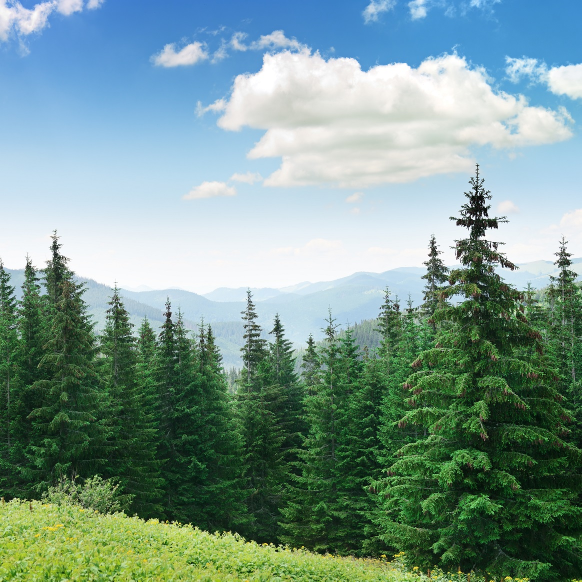
#> input picture pre_train/image_database/natural_forest.jpg, 1163 x 1163 px (shown at 1/2 size); its folder holds only this picture in this run
$ python record_visualize.py
#> lines starting #> are read from the running program, lines starting #| are printed output that depends on the picture; pictures that were not available may be replaced by others from this repository, and a replacement may not be noted
### pre_train/lib/csv_operation.py
#!/usr/bin/env python3
# -*- coding: utf-8 -*-
"""
Created on Thu Apr 16 22:57:18 2020

@author: haoqiwang
"""

import os
import pandas as pd
import numpy as np

'''
import all csv files

Example:

from lib import csv_operation

RG_matrix,RG_record_matrix,RB_matrix,RB_record_matrix,GB_matrix,GB_record_matrix=csv_operation.import_csv()

'''


def import_csv():
    # csv location
    CSV_FOLDER = './train_database/'
    # get names for all images
    csv_name_list = [name for name in os.listdir(CSV_FOLDER)]

    # generate csv path
    csv_path_list = list(map(lambda csv_name: CSV_FOLDER + csv_name, csv_name_list))
    # seperate categories
    # TODO: 30 is magical number, perhaps find a way to deal with this
    # RG
    RG_csv_path_list = list(
        filter(lambda csv_name: csv_name[len(CSV_FOLDER):len(CSV_FOLDER) + 2] == 'RG' and len(csv_name) < 30,
               csv_path_list))
    RG_csv_record_path_list = list(
        filter(lambda csv_name: csv_name[len(CSV_FOLDER):len(CSV_FOLDER) + 2] == 'RG' and len(csv_name) > 30,
               csv_path_list))
    # RB
    RB_csv_path_list = list(
        filter(lambda csv_name: csv_name[len(CSV_FOLDER):len(CSV_FOLDER) + 2] == 'RB' and len(csv_name) < 30,
               csv_path_list))
    RB_csv_record_path_list = list(
        filter(lambda csv_name: csv_name[len(CSV_FOLDER):len(CSV_FOLDER) + 2] == 'RB' and len(csv_name) > 30,
               csv_path_list))
    # GB
    GB_csv_path_list = list(
        filter(lambda csv_name: csv_name[len(CSV_FOLDER):len(CSV_FOLDER) + 2] == 'GB' and len(csv_name) < 30,
               csv_path_list))
    GB_csv_record_path_list = list(
        filter(lambda csv_name: csv_name[len(CSV_FOLDER):len(CSV_FOLDER) + 2] == 'GB' and len(csv_name) > 30,
               csv_path_list))

    # generate 6 256*256*10 matrices to store opened csv
    num_row = 256
    num_column = 256
    num_contrast = 10
    # RG
    RG_matrix = np.zeros((num_row, num_column, num_contrast), dtype=np.int32)
    RG_record_matrix = np.zeros((num_row, num_column, num_contrast), dtype=np.int32)
    # RB
    RB_matrix = np.zeros((num_row, num_column, num_contrast), dtype=np.int32)
    RB_record_matrix = np.zeros((num_row, num_column, num_contrast), dtype=np.int32)
    # GB
    GB_matrix = np.zeros((num_row, num_column, num_contrast), dtype=np.int32)
    GB_record_matrix = np.zeros((num_row, num_column, num_contrast), dtype=np.int32)

    '''
    # open each csv
    # store 60 csv in 6 arrays
    '''

    # [4 lines left out: function df_formalize, not called in this run]

    # RG
    for RG_csv_path in RG_csv_path_list:
        RG_csv_df = pd.read_csv(RG_csv_path, header=None, names=None)
        RG_csv_matrix = df_formalize(RG_csv_df)
        RG_matrix[:, :,
        int(RG_csv_path[22])] = RG_csv_matrix  # 22 magical number, this is to extract the contrast index

    for RG_csv_record_path in RG_csv_record_path_list:
        RG_csv_record_df = pd.read_csv(RG_csv_record_path, header=None, names=None)
        RG_csv_record_matrix = df_formalize(RG_csv_record_df)
        RG_record_matrix[:, :,
        int(RG_csv_record_path[22])] = RG_csv_record_matrix  # 22 magical number, this is to extract the contrast index

    # RB
    for RB_csv_path in RB_csv_path_list:
        RB_csv_df = pd.read_csv(RB_csv_path, header=None, names=None)
        RB_csv_matrix = df_formalize(RB_csv_df)
        RB_matrix[:, :,
        int(RB_csv_path[22])] = RB_csv_matrix  # 22 magical number, this is to extract the contrast index

    for RB_csv_record_path in RB_csv_record_path_list:
        RB_csv_record_df = pd.read_csv(RB_csv_record_path, header=None, names=None)
        RB_csv_record_matrix = df_formalize(RB_csv_record_df)
        RB_record_matrix[:, :,
        int(RB_csv_record_path[22])] = RB_csv_record_matrix  # 22 magical number, this is to extract the contrast index

    # GB
    for GB_csv_path in GB_csv_path_list:
        GB_csv_df = pd.read_csv(GB_csv_path, header=None, names=None)
        GB_csv_matrix = df_formalize(GB_csv_df)
        GB_matrix[:, :,
        int(GB_csv_path[22])] = GB_csv_matrix  # 22 magical number, this is to extract the contrast index

    for GB_csv_record_path in GB_csv_record_path_list:
        GB_csv_record_df = pd.read_csv(GB_csv_record_path, header=None, names=None)
        GB_csv_record_matrix = df_formalize(GB_csv_record_df)
        GB_record_matrix[:, :,
        int(GB_csv_record_path[22])] = GB_csv_record_matrix  # 22 magical number, this is to extract the contrast index

    return RG_matrix, RG_record_matrix, RB_matrix, RB_record_matrix, GB_matrix, GB_record_matrix


'''
export matrix to csv file

Example:

from lib import csv_operation

csv_operation.export_csv(RG_matrix, RG_record_matrix, RB_matrix, RB_record_matrix, GB_matrix, GB_record_matrix)

'''


# [25 lines left out: function export_csv, not called in this run]


'''

combine 10 contrast matrices
This is for comparison between with or without contrast for prediction

Example:

from lib import csv_operation

import numpy as np
import pandas as pd

RG_matrix, RG_record_matrix, RB_matrix, RB_record_matrix, GB_matrix, GB_record_matrix = csv_operation.import_csv()

CSV_FOLDER = './train_database_no_contrast/'

RG_no_contrast=csv_operation.combine_contrast(RG_matrix,RG_record_matrix)
RB_no_contrast=csv_operation.combine_contrast(RB_matrix,RB_record_matrix)
GB_no_contrast=csv_operation.combine_contrast(GB_matrix,GB_record_matrix)


RG_no_contrast_df = pd.DataFrame(RG_no_contrast, dtype=np.int32)
RG_no_contrast_df.to_csv(CSV_FOLDER + 'RG_no_contrast' + '.csv')

RB_no_contrast_df = pd.DataFrame(RB_no_contrast, dtype=np.int32)
RB_no_contrast_df.to_csv(CSV_FOLDER + 'RB_no_contrast' + '.csv')

GB_no_contrast_df = pd.DataFrame(GB_no_contrast, dtype=np.int32)
GB_no_contrast_df.to_csv(CSV_FOLDER + 'GB_no_contrast' + '.csv')


'''


# [21 lines left out: function combine_contrast, not called in this run]


'''
import all csv files of no contrast

Example:

from lib import csv_operation

RG_no_contrast_matrix, RB_no_contrast_matrix, GB_no_contrast_matrix=csv_operation.import_csv_no_contrast()

'''


# [25 lines left out: function import_csv_no_contrast, not called in this run]

### pre_train/lib/image_operation.py
#!/usr/bin/env python3
# -*- coding: utf-8 -*-
"""
Created on Fri Apr 17 11:17:35 2020

@author: haoqiwang
"""

import matplotlib.image as mpimg
import numpy as np
import matplotlib.pyplot as plt
import copy

from lib import csv_operation
from lib import pixel_operation

'''

show original image

Example:

from lib import image_operation

IMAGE_FOLDER='./image_database/'
image_name = 'natural_forest.jpg'

image_path=IMAGE_FOLDER+image_name

ori_image = image_operation.read_image(image_path)

'''


def read_image(image_path):
#> called with image_path = './image_database/natural_forest.jpg'
    ori_image = mpimg.imread(image_path)
#> ori_image is the input picture: shape (1163, 1163, 3); mean R, G, B 121.6, 151.2, 143.3
    image = np.asarray(ori_image).astype(np.int32)
    plt.imshow(image)
    plt.xticks([])
    plt.yticks([])
    return image


'''

remove one color

Example:

from lib import image_operation

IMAGE_FOLDER='./image_database/'
image_name = 'natural_forest.jpg'

image_path=IMAGE_FOLDER+image_name

#remove red
ori_image = image_operation.read_image(image_path)

image_remove_red=image_operation.remove_red(ori_image)

#remove green
ori_image = image_operation.read_image(image_path)

image_remove_green=image_operation.remove_green(ori_image)

#remove blue
ori_image = image_operation.read_image(image_path)

image_remove_blue=image_operation.remove_blue(ori_image)

'''


# [25 lines left out: functions remove_red, remove_green, remove_blue, not called in this run]


'''

remove color and recover color

Example:

from lib import image_operation

IMAGE_FOLDER='./image_database/'
image_name = 'natural_forest.jpg'

image_path=IMAGE_FOLDER+image_name

#remove and recover red
ori_image = image_operation.read_image(image_path)

image_remove_red=image_operation.remove_red(ori_image)

image_recover_red=image_operation.recover_red(image_remove_red)

#remove and recover green
ori_image = image_operation.read_image(image_path)

image_remove_green=image_operation.remove_green(ori_image)

image_recover_green=image_operation.recover_green(image_remove_green)

#remove and recover blue
ori_image = image_operation.read_image(image_path)

image_remove_blue=image_operation.remove_blue(ori_image)

image_recover_blue=image_operation.recover_blue(image_remove_blue)

'''


# [109 lines left out: functions recover_red, recover_green, recover_blue, not called in this run]


'''

compare original image and recovered image

Example:

from lib import image_operation


IMAGE_FOLDER = './image_database/'
image_name = 'natural_forest.jpg'
image_path = IMAGE_FOLDER + image_name

ori_image = image_operation.read_image(image_path)
image_remove_blue = image_operation.remove_blue(ori_image)
image_recover_blue = image_operation.recover_blue(image_remove_blue)

mse_blue = image_operation.compare_image(ori_image,image_recover_blue)


ori_image = image_operation.read_image(image_path)
image_remove_red = image_operation.remove_red(ori_image)
image_recover_red = image_operation.recover_red(image_remove_red)

mse_red = image_operation.compare_image(ori_image,image_recover_red)


ori_image = image_operation.read_image(image_path)
image_remove_green = image_operation.remove_green(ori_image)
image_recover_green = image_operation.recover_green(image_remove_green)

mse_green = image_operation.compare_image(ori_image,image_recover_green)

'''


# [12 lines left out: function compare_image, not called in this run]


'''

recover image without considering contrast

Example:

from lib import image_operation


IMAGE_FOLDER = './image_database/'
image_name = 'natural_forest.jpg'

image_path = IMAGE_FOLDER + image_name

#red
ori_image = image_operation.read_image(image_path)
image_remove_red = image_operation.remove_red(ori_image)

image_recover_red=image_operation.recover_red(image_remove_red)
image_recover_red_no_contrast=image_operation.recover_red_no_contrast(image_remove_red)

mse_red = image_operation.compare_image(ori_image,image_recover_red)
mse_red_no_contrast = image_operation.compare_image(ori_image,image_recover_red_no_contrast)

#green
ori_image = image_operation.read_image(image_path)
image_remove_green = image_operation.remove_green(ori_image)

image_recover_green = image_operation.recover_green(image_remove_green)
image_recover_green_no_contrast = image_operation.recover_green_no_contrast(image_remove_green)

mse_green = image_operation.compare_image(ori_image,image_recover_green)
mse_green_no_contrast = image_operation.compare_image(ori_image,image_recover_green_no_contrast)

#blue
ori_image = image_operation.read_image(image_path)
image_remove_blue = image_operation.remove_blue(ori_image)

image_recover_blue = image_operation.recover_blue(image_remove_blue)
image_recover_blue_no_contrast = image_operation.recover_blue_no_contrast(image_remove_blue)

mse_blue = image_operation.compare_image(ori_image,image_recover_blue)
mse_blue_no_contrast = image_operation.compare_image(ori_image,image_recover_blue_no_contrast)

'''


# [76 lines left out: functions recover_red_no_contrast, recover_green_no_contrast, recover_blue_no_contrast, not called in this run]

'''

gamma transform, make the image bright to view

Example:

from lib import image_operation

img_gamma2=image_operation.gamma2_transform(image_recover_blue_no_contrast)

'''
# [10 lines left out: function gamma2_transform, not called in this run]

### pre_train/record_visualize.py
#!/usr/bin/env python3
# -*- coding: utf-8 -*-
"""
Created on Fri Apr 17 17:27:45 2020

@author: haoqiwang
"""

from lib import csv_operation
from lib import image_operation

import matplotlib.pyplot as plt
import numpy as np
from matplotlib import colors

RG_matrix, RG_record_matrix, RB_matrix, RB_record_matrix, GB_matrix, GB_record_matrix = csv_operation.import_csv()

IMAGE_FOLDER = './image_database/'
image_name = 'natural_forest.jpg'

image_path = IMAGE_FOLDER + image_name

image = image_operation.read_image(image_path)

plt.imshow(image)
# %%
# plot predicted blue
num_row = 2
num_column = 5
num = 0
fig, axes = plt.subplots(nrows=num_row, ncols=num_column, figsize=(12.5, 5))

images = []
for i in range(num_row):
    for j in range(num_column):
        img = axes[i, j].imshow(RG_matrix[:, :, num], cmap=plt.cm.Blues)
        axes[i, j].set_title('$\hat B_{opt}$, $C_{RG}=0.%d$' % (num))
        axes[i, j].set_xlabel('R')
        axes[i, j].set_ylabel('G')

        images.append(img)
        axes[i, j].label_outer()
        num += 1

# Find the min and max of all colors for use in setting the color scale.
vmin = min(image.get_array().min() for image in images)
#> vmin = 0
vmax = max(image.get_array().max() for image in images)
#> vmax = 0
norm = colors.Normalize(vmin=vmin, vmax=vmax)
for im in images:
    im.set_norm(norm)

fig.colorbar(images[0], ax=axes, orientation='vertical', fraction=.05)

# fig.tight_layout()

plt.savefig("natural_forest_predicted_blue", dpi=300)
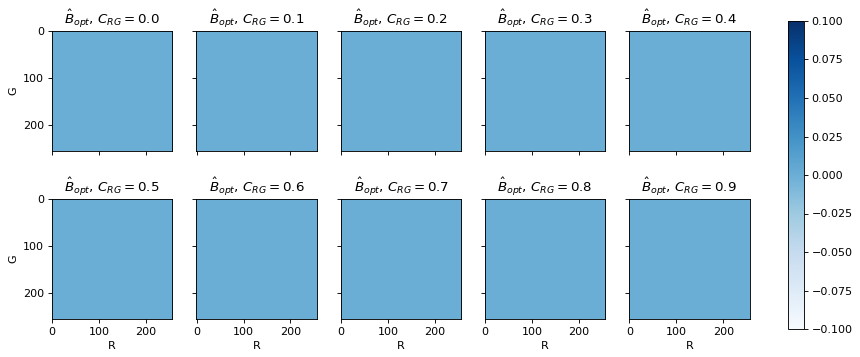
#> figure drawn by matplotlib, 11 panels

plt.show()
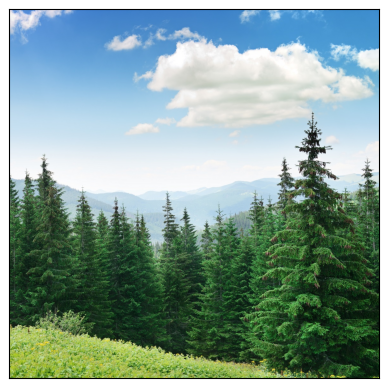
#> figure drawn by matplotlib, 1 panel
# %%
# plot predicted green
num_row = 2
num_column = 5
num = 0
fig, axes = plt.subplots(nrows=num_row, ncols=num_column, figsize=(12.5, 5))

images = []
for i in range(num_row):
    for j in range(num_column):
        img = axes[i, j].imshow(RB_matrix[:, :, num], cmap=plt.cm.Greens)
        axes[i, j].set_title('$\hat G_{opt}$, $C_{RB}=0.%d$' % (num))
        axes[i, j].set_xlabel('R')
        axes[i, j].set_ylabel('B')

        images.append(img)
        axes[i, j].label_outer()
        num += 1

# Find the min and max of all colors for use in setting the color scale.
vmin = min(image.get_array().min() for image in images)
vmax = max(image.get_array().max() for image in images)
norm = colors.Normalize(vmin=vmin, vmax=vmax)
for im in images:
    im.set_norm(norm)

fig.colorbar(images[0], ax=axes, orientation='vertical', fraction=.05)

# fig.tight_layout()

plt.savefig("natural_forest_predicted_green", dpi=300)
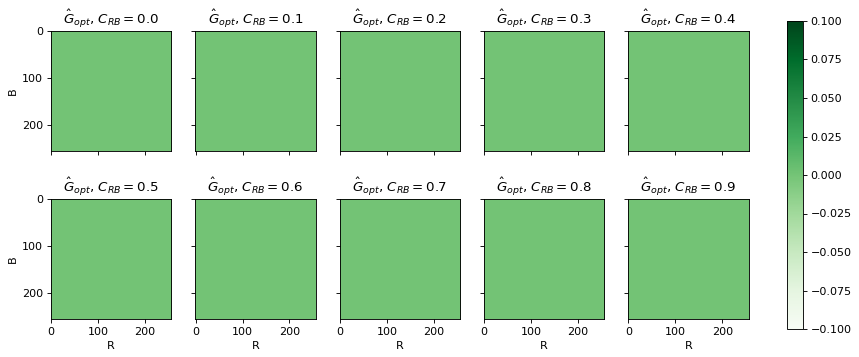
#> figure drawn by matplotlib, 11 panels

plt.show()
# %%
# plot predicted red
num_row = 2
num_column = 5
num = 0
fig, axes = plt.subplots(nrows=num_row, ncols=num_column, figsize=(12.5, 5))
# fig.suptitle('')

images = []
for i in range(num_row):
    for j in range(num_column):
        img = axes[i, j].imshow(GB_matrix[:, :, num], cmap=plt.cm.Reds)
        axes[i, j].set_title('$\hat R_{opt}$, $C_{GB}=0.%d$' % (num))
        axes[i, j].set_xlabel('G')
        axes[i, j].set_ylabel('B')

        images.append(img)
        axes[i, j].label_outer()
        num += 1

# Find the min and max of all colors for use in setting the color scale.
vmin = min(image.get_array().min() for image in images)
vmax = max(image.get_array().max() for image in images)
norm = colors.Normalize(vmin=vmin, vmax=vmax)
for im in images:
    im.set_norm(norm)

fig.colorbar(images[0], ax=axes, orientation='vertical', fraction=.05)

# fig.tight_layout()

# plt.savefig("natural_forest_predicted_red",dpi=300)

plt.show()
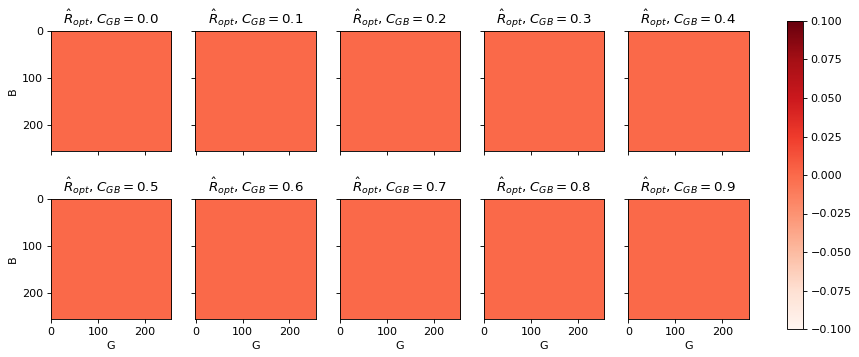
#> figure drawn by matplotlib, 11 panels
# %%
# trail
RG_C00 = RG_matrix[:, :, 0]
plt.imshow(RG_matrix[:, :, 0], cmap=plt.cm.Blues)
plt.colorbar()

RB_C00 = RB_matrix[:, :, 0]
plt.imshow(RB_matrix[:, :, 0], cmap=plt.cm.Greens)
plt.colorbar()

GB_C00 = GB_matrix[:, :, 0]
plt.imshow(GB_matrix[:, :, 0], cmap=plt.cm.Reds)
plt.colorbar()

# %%
num_channel = 3
num_row = 256
# If we combine them
R_x_matrix = np.arange(0, num_row, dtype=np.int32).reshape(1, -1)
R_x_matrix = np.tile(R_x_matrix, (num_row, 1))

G_y_matrix = np.arange(0, num_row, dtype=np.int32).reshape(-1, 1)
G_y_matrix = np.tile(G_y_matrix, (1, num_row))

RG_C00_combine = np.zeros((num_row, num_row, num_channel), dtype=np.int32)
RG_C00_combine[:, :, 0] = R_x_matrix
RG_C00_combine[:, :, 1] = G_y_matrix
RG_C00_combine[:, :, 2] = RG_matrix[:, :, 0]

plt.imshow(RG_C00_combine)
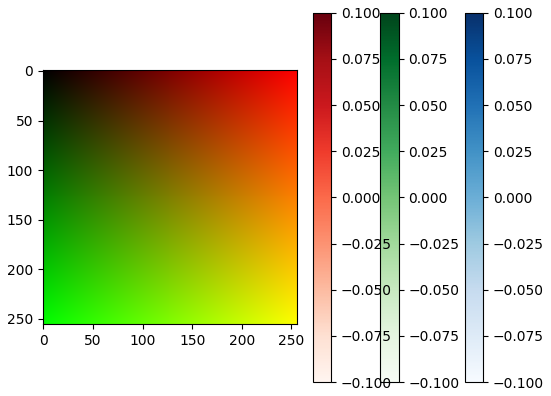
#> figure drawn by matplotlib, 4 panels
